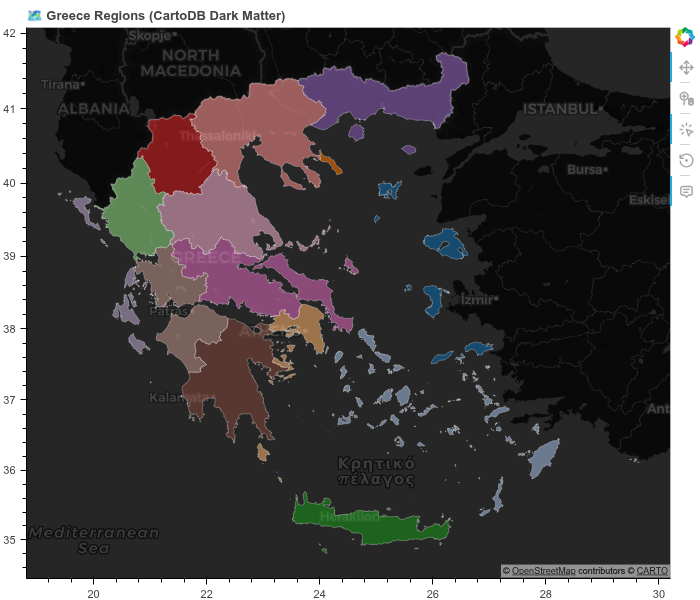

This figure's Python source:
# # main.py
# https://www.statistics.gr/en/statistics/pop
import numpy as np
import geopandas as gpd
import requests
from bokeh.io import show
from bokeh.layouts import row, column
from bokeh.models import (
    GeoJSONDataSource, HoverTool, ColumnDataSource, Div
)
from bokeh.plotting import figure
from bokeh.palettes import Category20
from bokeh_rocks import save_plot, hovfun
# https://geodata.ucdavis.edu/gadm/gadm4.1/json/
# 🌍 Load Greece GADM Level 2
url = "https://geodata.ucdavis.edu/gadm/gadm4.1/json/gadm41_GRC_2.json"
gdf = gpd.GeoDataFrame.from_features(requests.get(url).json()["features"])
gdf = gdf[gdf["NAME_2"].notna()]
gdf["region"] = gdf["NAME_2"]

# 🧠 Simulate 40 years of data
years = list(range(1985, 2025))
region_births = {}
region_deaths = {}
for region in gdf["region"]:
    region_births[region] = np.random.poisson(lam=600, size=len(years))
    region_deaths[region] = np.random.poisson(lam=350, size=len(years))
    gdf.loc[gdf["region"] == region, "total_births"] = region_births[region].sum()

# 🔥 CRS
gdf.set_crs(epsg=4326, inplace=True)
gdf = gdf.to_crs(epsg=3857)

# 🎨 Colors
palette = Category20[20]
gdf["color"] = [palette[i % len(palette)] for i in range(len(gdf))]

# 📦 Data sources
geo_source = GeoJSONDataSource(geojson=gdf.to_json())

# 🗺️ Map
p_map = figure(
    title="🗺️ Greece Regions (CartoDB Dark Matter)",
    width=700,
    height=600,
    tools="pan,wheel_zoom,reset,tap",
    x_axis_type="mercator",
    y_axis_type="mercator",
)
p_map.add_tile("CartoDB Dark Matter", retina=True)
p_map.patches("xs", "ys", source=geo_source,
              fill_color="color", line_color="white", line_width=0.5, alpha=0.6)
hover = HoverTool(tooltips=hovfun("""
<b>@region</b><br>
Total Births: @total_births{0,0}
"""), point_policy='follow_mouse')
p_map.add_tools(hover)
p_map.grid.visible = False

# 🚀 Layout
layout = column(
    p_map
)

show(layout)
save_plot(layout, "output/tiles_05")
